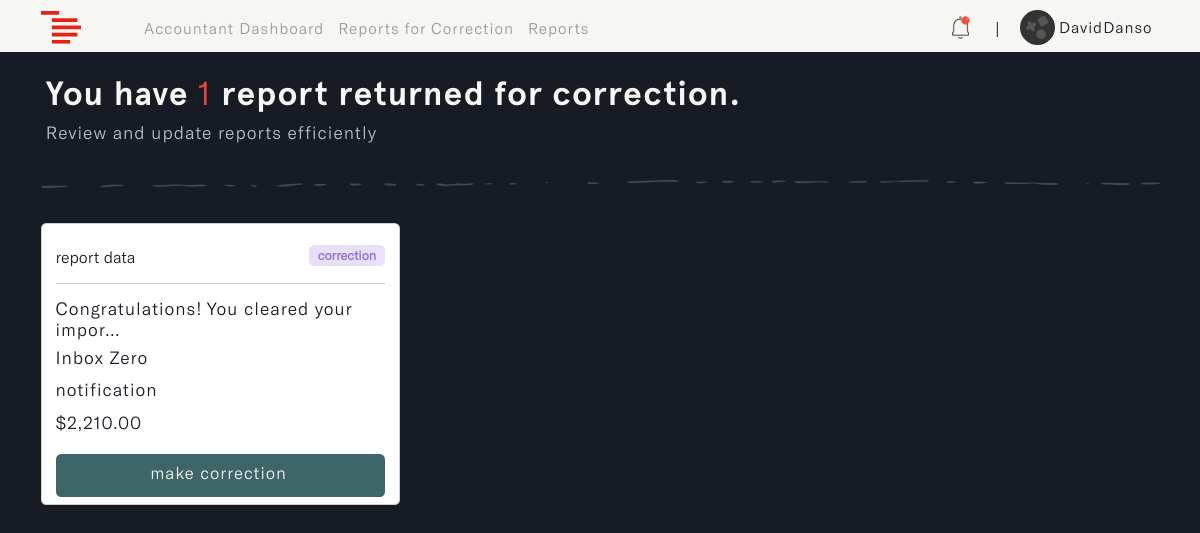
Page /accountant/corrections (signed in) on the earlier database version.
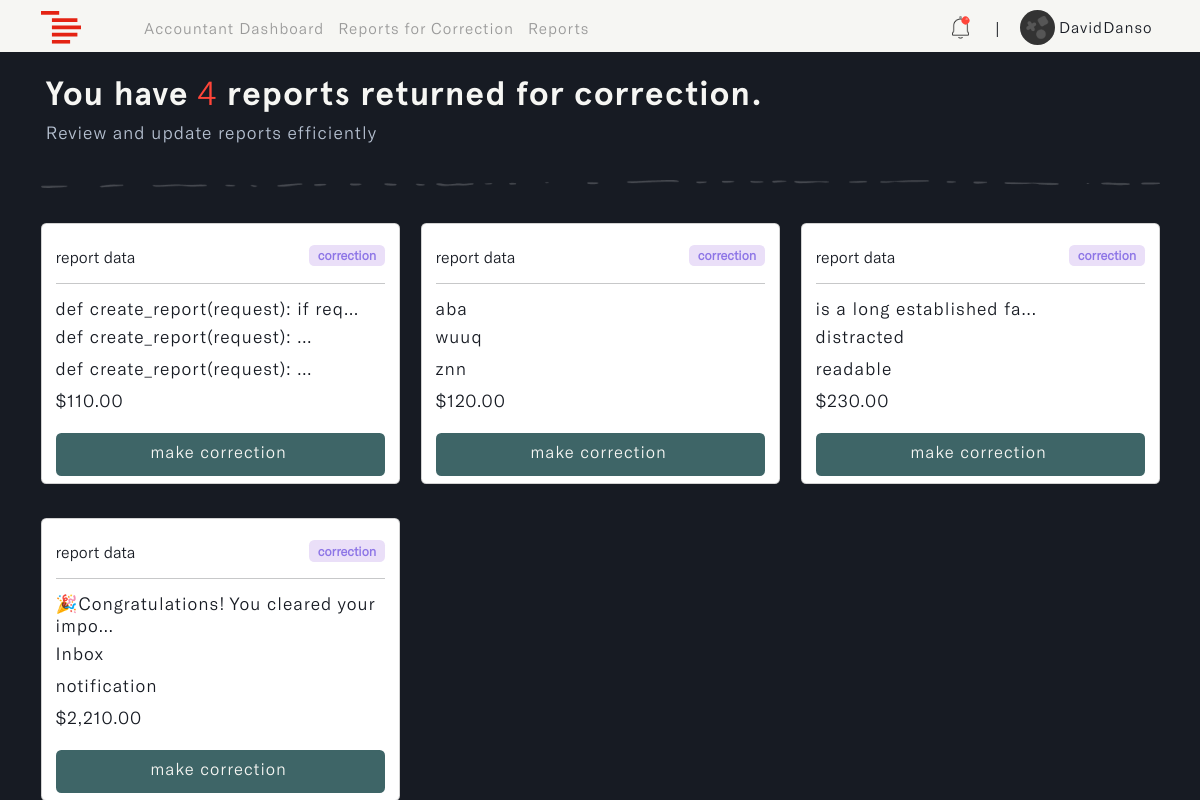
Same page on the later database version.
### accounts/models.py (models this page shows, shortened)
class User(AbstractUser):
    ROLES = (
        ('admin', 'Admin'),
        ('accountant', 'Accountant'),
    )
    role = models.CharField(max_length=20, choices=ROLES, default='admin')

class Profile(models.Model):
    user = models.OneToOneField(settings.AUTH_USER_MODEL, on_delete=models.CASCADE, blank=True, null=True)
    name = models.CharField(max_length=255, unique=True)
    username = models.CharField(max_length=255, unique=True, blank=True, null=True)
    email = models.EmailField(max_length=255, unique=True)
    updated_time_stamp = models.DateTimeField(auto_now=True)
    created_time_stamp = models.DateTimeField(auto_now_add=True)
    id = models.UUIDField(default=uuid.uuid4, primary_key=True, unique=True, editable=False)

### reports/models.py (models this page shows, shortened)
class Report(models.Model):
    STATUS = (
        ('pending', 'pending'),
        ('correction', 'correction'),
        ('approve', 'approve'),
        ('reject', 'reject')
    )
    account_owner = models.ForeignKey(Profile, on_delete=models.CASCADE, null=True, db_index=True)
    description = models.TextField(null=True, blank=True, db_index=True)
    main_category = models.CharField(max_length=255, null=True, blank=True, db_index=True)
    sub_category = models.CharField(max_length=255, null=True, blank=True, db_index=True)
    status = models.CharField(max_length=255, default="pending", null=True, blank=True, choices=STATUS, db_index=True)
    payment = models.DecimalField(max_digits=10, decimal_places=2, null=True, blank=True, default=0.00, db_index=True)
    report_note = models.TextField(null=True, blank=True, db_index=True)
    updated_time_stamp = models.DateTimeField(auto_now=True, db_index=True)
    created_time_stamp = models.DateTimeField(auto_now_add=True, db_index=True)
    id = models.UUIDField(default=uuid.uuid4, primary_key=True, unique=True, editable=False)
    class Meta:
        ordering = ['-updated_time_stamp']

### accountant/views.py (the view)
# urls.py: path('corrections', views.corrections_page, name='corrections'),
@login_required(login_url='login')
def corrections_page(request):
    user = request.user.profile
    all_reports = Report.objects.filter(account_owner=user).select_related('account_owner')
    correction_reports = [report for report in all_reports if report.status == 'correction']
    correction_count = len(correction_reports)
    notification_reports = [report for report in all_reports if report.status != 'pending'][:5]
    context = {
        'correction_reports': correction_reports,  # List of correction reports
        'correction_count': correction_count,      # Total count of correction reports
        'notification_reports': notification_reports
    }
    return render(request, 'accountant/corrections.html', context)

### accountant/templates/accountant/corrections.html (shortened to what this page needs)
{% load static %}
{% load widget_tweaks %}
{% load humanize %}
<!DOCTYPE html>
<html lang="en" class="js has-scroll-init has-scroll-smooth">
  <head>
    <link rel="stylesheet" href="{% static '/css/bootstrap.min.css' %}" />
    <link rel="stylesheet" href="{% static '/css/corrections.css' %}" />
    <link rel="stylesheet" href="{% static '/css/notifications.css' %}" />
  </head>
  <body
    id="pageTop"
    class="page-content"
    data-spy="scroll"
    data-target="#mainNav"
  >
    {% include 'nav.html' %}
    <main>
      <div data-scroll class="page page--layout-2" id="main">
        {% if correction_reports %}
        <div id="hero">
          <div class="container-fluid">
            <div class="hero-intro">
              <h1>
                You have <span>{{correction_count}}</span>
                report{{ correction_count|pluralize }} returned for correction.
              </h1>
              <p>Review and update reports efficiently</p>
            </div>
          </div>
        </div>
        <div id="correction">
          <div class="container">
            <img
              src="{% static 'images/line.png'%}"
              class="img-fluid d-flex mx-auto"
              id="page_line"
              alt="page_line"
            />
            <div class="row">
              {% for report in correction_reports %}
              <div class="col-md-4" id="correction-card">
                <div class="card">
                  <div class="card-body">
                    <small
                      >report data
                      <span class="badge correction">correction</span></small
                    >
                    <hr />
                    <h3 id="description">
                      {{report.description|truncatechars:40}}
                    </h3>
                    <h3 id="main_cat">
                      {{report.main_category|truncatechars:30}}
                    </h3>
                    <h3 id="sub_cat">
                      {{report.sub_category|truncatechars:30}}
                    </h3>
                    <h3 id="payment">
                      ${{ report.payment|floatformat:2|intcomma }}
                    </h3>
                    <div class="d-grid gap-2">
                      <a
                        href="{% url 'make-correction' report.id %}"
                        id="correction_btn"
                        class="btn"
                      >
                         make
                        correction
                      </a>
                    </div>
                  </div>
                </div>
              </div>
              {% endfor %}
            </div>
          </div>
        </div>
        {% endif %}
      </div>
    </main>
  </body>
</html>

### templates/nav.html (shortened to what this page needs)
{% load static %}
{% load active_link_tags %}
<nav class="navbar navbar-expand-lg fixed-top menu" id="mainNav">
  <div class="container">
    <a class="navbar-brand" href="#">
      <img
        src="{% static 'images/logo.svg' %}"
        class="img-fluid"
        id="logo"
        alt="logo"
      />
    </a>
    <div class="collapse navbar-collapse" id="navbarSupportedContent">
      {% if request.user.role == 'admin' %}
      <ul class="navbar-nav me-auto mb-2 mb-lg-0 left--links">
        <li class="nav-item">
          <a
            class="nav-link {% active_link 'dashboard' %}"
            href="{% url 'dashboard' %}"
            >Admin Dashboard</a
          >
        </li>
        <li class="nav-item">
          <a class="nav-link {% active_link 'users' %}" href="{% url 'users' %}"
            >Users</a
          >
        </li>
        <li class="nav-item">
          <a
            class="nav-link {% active_link 'pending-reports' %}"
            href="{% url 'pending-reports' %}"
            >Pending Reports</a
          >
        </li>
      </ul>
      <ul class="navbar-nav mb-2 mb-lg-0" id="rightNav">
        {% include 'admin_links.html' %}
        <li class="nav-item align-self-center" id="nav_span"><span>|</span></li>
        <li class="nav-item dropdown">
          <a class="nav-link" href="{% url 'profile' %}">
            <img
              id="profile_img"
              src="{% static '/images/avatar.png' %}"
              class="img-fluid rounded-circle"
              alt="profile_img"
            />
            <small>{{request.user.profile.name}}</small>
          </a>
        </li>
      </ul>
      {% elif request.user.role == 'accountant' %}
      <ul class="navbar-nav me-auto mb-2 mb-lg-0 left--links">
        <li class="nav-item">
          <a
            class="nav-link {% active_link 'a_dashboard' %}"
            href="{% url 'a_dashboard' %}"
            >Accountant Dashboard</a
          >
        </li>
        <li class="nav-item">
          <a
            class="nav-link {% active_link 'corrections' %}"
            href="{% url 'corrections' %}"
            >Reports for Correction</a
          >
        </li>
        <li class="nav-item">
          <a
            class="nav-link {% active_link 'reports' %}"
            href="{% url 'reports' %}"
            >Reports</a
          >
        </li>
      </ul>
      <ul class="navbar-nav mb-2 mb-lg-0" id="rightNav">
        {% include 'accountant_links.html' %}
        <li class="nav-item align-self-center" id="nav_span"><span>|</span></li>
        <li class="nav-item dropdown">
          <a class="nav-link" href="{% url 'profile' %}">
            <img
              id="profile_img"
              src="{% static '/images/avatar.png' %}"
              class="img-fluid rounded-circle"
              alt="profile_img"
            />
            <small>{{request.user.profile.name}}</small>
          </a>
        </li>
      </ul>
      {% endif %}
    </div>
  </div>
</nav>

### templates/accountant_links.html (shortened to what this page needs)
{% load static %}
<li class="nav-item align-self-center">
  {% if notification_reports %}
  <a
    class="nav-link"
    href="#"
    data-bs-toggle="offcanvas"
    data-bs-target="#notification"
    aria-controls="notification"
  >
    <img
      id="notification_img"
      src="{% static '/images/notification.png' %}"
      class="img-fluid"
      alt="notification_img"
    />
    <sup
      ><img
        id="notification_dot"
        src="{% static '/images/dot.svg' %}"
        class="img-fluid"
        alt="notification_dot"
    /></sup>
  </a>
  {% endif %}
</li>

### templates/toast.html (shortened to what this page needs)
{% load static %}

### templates/notifications.html (shortened to what this page needs)
{% load static %}
{% load humanize %}

### static/css/corrections.css (style rules this page uses)
*, *::after, *::before { box-sizing: border-box; margin: 0; padding: 0; }
html, body { box-sizing: border-box; font-size: 14px; margin: 0; padding: 0; width: 100%; overflow-x: hidden; background: var(--main-color); -webkit-font-smoothing: antialiased; -moz-osx-font-smoothing: grayscale; scroll-behavior: smooth; }
a { text-decoration: none; }
.page-content { --main-color: #171b23; --text-color: #f6f6f3; --header-font: "Apercu-Bold"; --text-font: "GTAmerica-Light"; }
a { text-decoration: none; color: var(--accent-color); }
#mainNav { transform: translateY(0); transition: padding-top 0.3s, padding-bottom 0.3s; padding-top: 3px; padding-bottom: 0px; background: var(--text-color); transform: translateY(0); opacity: 1; z-index: 9; width: 100vw; }
#profile_img { width: 35px; }
#mainNav small { font-size: 1.2rem; font-family: var(--text-font); color: var(--main-color); letter-spacing: 1px; vertical-align: middle; }
#mainNav .navbar-brand { color: #8858d1; }
.left--links a { font-family: var(--text-font); color: #999; letter-spacing: 1px; font-size: 1.2rem; line-height: normal; }
#nav_span { margin-left: 1px; margin-right: 12px; }
#notification_img { width: 25px; vertical-align: middle; }
#notification_dot { width: 9px; margin-left: -42%; margin-top: -15%; }
#hero { margin-top: 6%; }
.hero-intro { margin: 3%; }
.hero-intro h1 { font-size: 4.2vh; font-family: var(--header-font); color: var(--text-color); letter-spacing: 1px; }
.hero-intro h1 span { font-family: var(--text-font); color: #ff4539; }
.hero-intro p { font-size: 2.2vh; font-family: var(--text-font); color: #b5c0d0; letter-spacing: 1px; line-height: 1.3; }
#page_line { margin-top: 3%; }
#correction { margin-top: 2%; }
#correction-card { margin-top: 3%; }
#correction-card small { font-size: 2vh; font-family: var(--text-font); color: var(--main-color); }
#correction-card h3 { font-size: 2.2vh; font-family: var(--text-font); color: var(--main-color); letter-spacing: 1px; }
#correction-card .correction { background: #eadff8; color: #8d75e6; font-size: 1.6vh; float: right; }
#correction_btn { color: var(--text-color); letter-spacing: 1px; font-family: var(--text-font); font-size: 1.2rem; background-color: #3e6567; transition: all 0.5s ease-in-out; margin-top: 3%; margin-bottom: -2%; }
@media (min-width: 1200px) { #mainNav small { font-size: 1.1rem; } }
@media (min-width: 1200px) { .left--links { margin-left: 4%; } }
@media (min-width: 1200px) { .left--links a { font-size: 1.1rem; } }

### static/css/notifications.css (style rules this page uses)
*, *::after, *::before { box-sizing: border-box; margin: 0; padding: 0; }
html, body { box-sizing: border-box; font-size: 14px; margin: 0; padding: 0; width: 100%; overflow-x: hidden; background: var(--main-color); -webkit-font-smoothing: antialiased; -moz-osx-font-smoothing: grayscale; scroll-behavior: smooth; }
a { text-decoration: none; }
.page-content { --main-color: #171b23; --text-color: #f6f6f3; --header-font: "Apercu-Bold"; --text-font: "GTAmerica-Light"; }
a { text-decoration: none; color: var(--accent-color); }

Differences in the rows shown:
added Report: description "def create_report(request): if req…", main_category "def create_report(request): …", sub_category "def create_report(request): …", payment "110.00"
added Report: description "aba", main_category "wuuq", sub_category "znn", payment "120.00"
added Report: description "is a long established fa...", main_category "distracted", sub_category "readable", payment "230.00"
changed Report "notification": description "Congratulations! You cleared your impor…" → "🎉Congratulations! You cleared your impo…"; main_category "Inbox Zero" → "Inbox"
Other differences:
{{ correction_count }}: "1" → "4"
